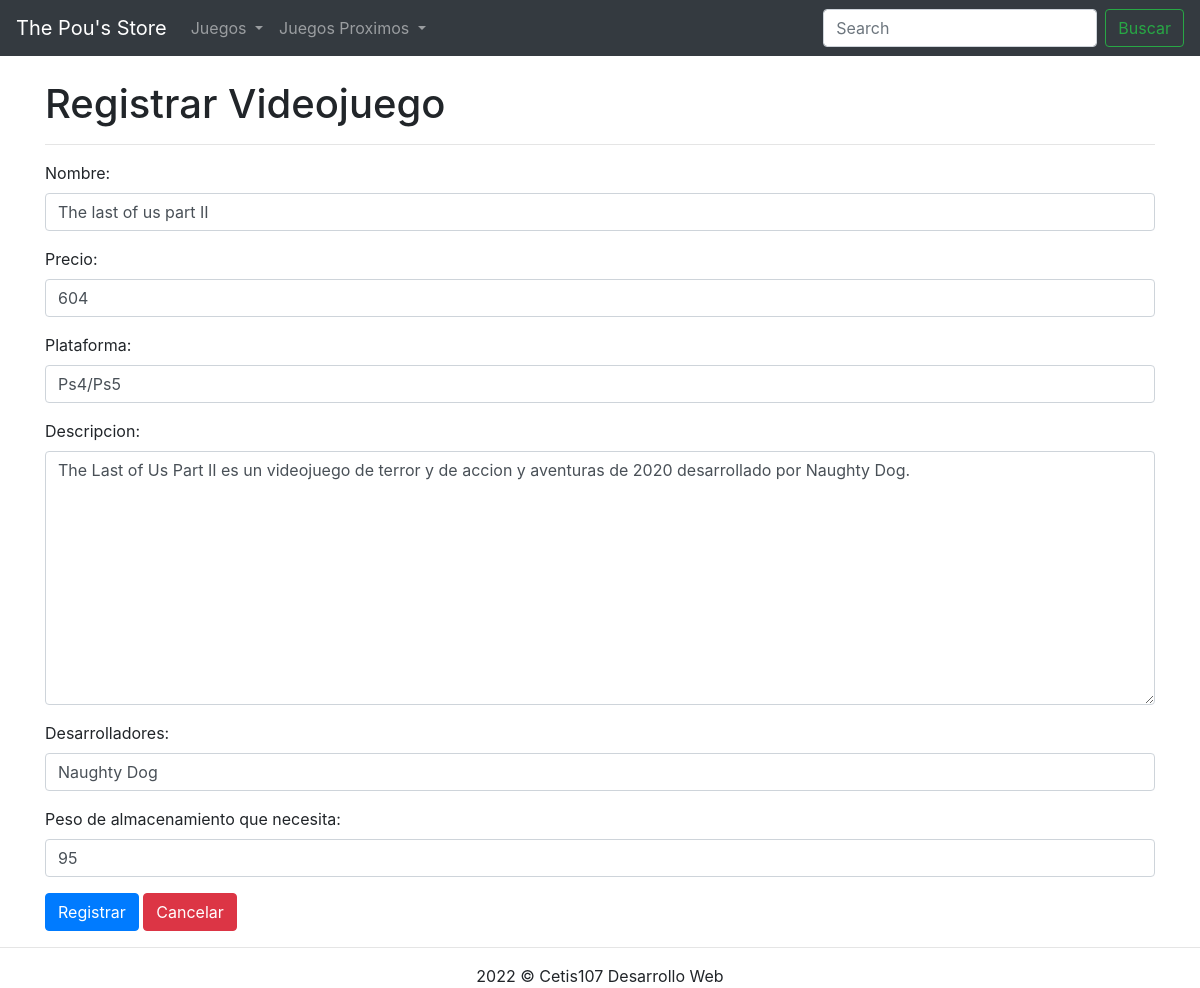
Screenshot of /actualizarJuegos.php?id=1 with the database file from the repository.
### tables this page shows
CREATE TABLE `juegos` (
  `id` int(11) NOT NULL,
  `nombre` varchar(100) NOT NULL,
  `precio` int(11) NOT NULL,
  `plataforma` varchar(100) NOT NULL,
  `descripcion` varchar(300) NOT NULL,
  `desarrolladores` varchar(300) NOT NULL,
  `peso_almacenamiento` int(11) NOT NULL
);

### actualizarJuegos.php (the view, shortened to what this page needs)
<!DOCTYPE html>
<html lang="en">
<head>
    <link rel="stylesheet" href="css/bootstrap.css">
</head>
<body>
    <?php
        include 'conexion.php';
        $id = $_GET["id"];
        $sql = "SELECT * FROM juegos WHERE id=" . $id;
        $resultado = $conexion->query($sql);
        $registro = $resultado->fetch_assoc();
    ?>
    <?php include 'menu.php'; ?>
    <br>
    <div class="container">
        <div class="row">
            <div class="col-12">
                <h1>Registrar Videojuego</h1><hr>
                <form method="post" action="guardarRegistro.php">
                    <div class="form-group">
                        <label for="">Nombre:</label>
                        <input value="<?php echo $registro["nombre"]; ?>" type="text" class="form-control" name="nombre" placeholder="Teclea el nombre">
                    </div>
                    <div class="form-group">
                        <label for="">Precio:</label>
                        <input value="<?php echo $registro["precio"]; ?>" type="number" class="form-control" name="precio" placeholder="Teclea el precio">
                    </div>
                    <div class="form-group">
                        <label for="">Plataforma:</label>
                        <input value="<?php echo $registro["plataforma"]; ?>" type="text" class="form-control" name="plataforma" placeholder="Teclea la plataforma a la que pertenece">
                    </div>
                    <div class="form-group">
                        <label for="">Descripcion:</label>
                        <textarea name="descripcion" id="" cols="30" rows="10" class="form-control"><?php echo $registro["descripcion"] ?>
                        </textarea>
                    </div>
                    <div class="form-group">
                        <label for="">Desarrolladores:</label>
                        <input value="<?php echo $registro["desarrolladores"]; ?>" type="text" class="form-control" name="desarrolladores" placeholder="Teclea sus desarrolladores">
                    </div>
                    <div class="form-group">
                        <label for="">Peso de almacenamiento que necesita:</label>
                        <input value="<?php echo $registro["peso_almacenamiento"]; ?>" type="text" class="form-control" name="peso_almacenamiento" placeholder="Teclea su peso de almacenamiento">
                    </div>
                    <div>
                        <input type="submit" class="btn btn-primary" value="Registrar">
                        <a href="consultarJuegos.php" class="btn btn-danger">Cancelar</a>
                    </div>
                </form>
            </div>
        </div>
    </div>
    <footer class="text-center">
        <hr>
        2022 &copy; Cetis107 Desarrollo Web
    </footer>
</body>
</html>

### rows the page displays
juegos: nombre "The last of us part II", precio "604", plataforma "Ps4/Ps5", descripcion "The Last of Us Part II es un videojuego de terror y de accion y aventuras de 2020 desarrollado por Naughty Dog.", desarrolladores "Naughty Dog", peso_almacenamiento "95"
